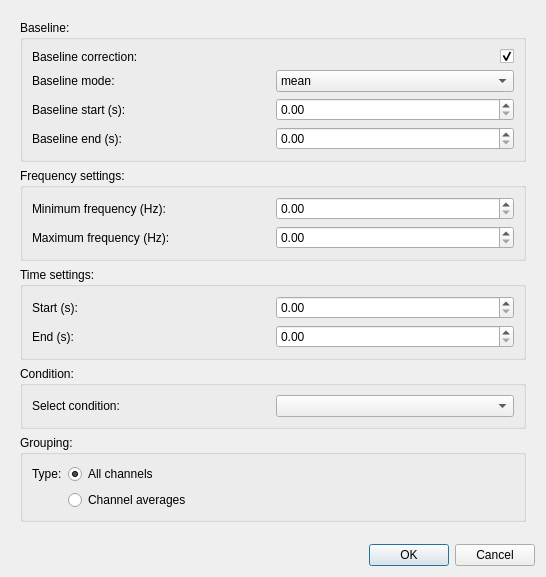
<?xml version="1.0" encoding="UTF-8"?>
<ui version="4.0">
 <class>TFROutputOptions</class>
 <widget class="QDialog" name="TFROutputOptions">
  <property name="geometry">
   <rect>
    <x>0</x>
    <y>0</y>
    <width>546</width>
    <height>577</height>
   </rect>
  </property>
  <property name="windowTitle">
   <string>Meggie - Output options</string>
  </property>
  <layout class="QGridLayout" name="gridLayout_2">
   <item row="1" column="0">
    <layout class="QVBoxLayout" name="verticalLayout">
     <item>
      <widget class="QDialogButtonBox" name="buttonBox">
       <property name="orientation">
        <enum>Qt::Horizontal</enum>
       </property>
       <property name="standardButtons">
        <set>QDialogButtonBox::Cancel|QDialogButtonBox::Ok</set>
       </property>
      </widget>
     </item>
    </layout>
   </item>
   <item row="0" column="0">
    <widget class="QScrollArea" name="scrollArea">
     <property name="frameShape">
      <enum>QFrame::NoFrame</enum>
     </property>
     <property name="widgetResizable">
      <bool>true</bool>
     </property>
     <widget class="QWidget" name="scrollAreaWidgetContents">
      <property name="geometry">
       <rect>
        <x>0</x>
        <y>0</y>
        <width>514</width>
        <height>547</height>
       </rect>
      </property>
      <property name="minimumSize">
       <size>
        <width>0</width>
        <height>0</height>
       </size>
      </property>
      <layout class="QGridLayout" name="gridLayout_4">
       <item row="4" column="0">
        <widget class="QGroupBox" name="groupBox">
         <property name="title">
          <string>Time settings:</string>
         </property>
         <layout class="QGridLayout" name="gridLayout_3">
          <item row="0" column="1">
           <widget class="QDoubleSpinBox" name="doubleSpinBoxTimeStart">
            <property name="singleStep">
             <double>0.100000000000000</double>
            </property>
           </widget>
          </item>
          <item row="0" column="0">
           <widget class="QLabel" name="labelTimeStart">
            <property name="text">
             <string>Start (s):</string>
            </property>
           </widget>
          </item>
          <item row="1" column="0">
           <widget class="QLabel" name="labelTimeEnd">
            <property name="text">
             <string>End (s):</string>
            </property>
           </widget>
          </item>
          <item row="1" column="1">
           <widget class="QDoubleSpinBox" name="doubleSpinBoxTimeEnd">
            <property name="minimum">
             <double>0.000000000000000</double>
            </property>
            <property name="singleStep">
             <double>0.100000000000000</double>
            </property>
            <property name="value">
             <double>0.000000000000000</double>
            </property>
           </widget>
          </item>
         </layout>
        </widget>
       </item>
       <item row="2" column="0">
        <widget class="QGroupBox" name="groupBoxBaseline">
         <property name="title">
          <string>Baseline:</string>
         </property>
         <layout class="QGridLayout" name="gridLayout_9">
          <item row="0" column="0">
           <widget class="QLabel" name="labelBaselineCorrection">
            <property name="text">
             <string>Baseline correction:</string>
            </property>
           </widget>
          </item>
          <item row="2" column="1">
           <widget class="QDoubleSpinBox" name="doubleSpinBoxBaselineStart">
            <property name="singleStep">
             <double>0.100000000000000</double>
            </property>
           </widget>
          </item>
          <item row="3" column="1">
           <widget class="QDoubleSpinBox" name="doubleSpinBoxBaselineEnd">
            <property name="singleStep">
             <double>0.100000000000000</double>
            </property>
           </widget>
          </item>
          <item row="1" column="1">
           <widget class="QComboBox" name="comboBoxBaselineMode">
            <item>
             <property name="text">
              <string>mean</string>
             </property>
            </item>
            <item>
             <property name="text">
              <string>ratio</string>
             </property>
            </item>
            <item>
             <property name="text">
              <string>logratio</string>
             </property>
            </item>
            <item>
             <property name="text">
              <string>percent</string>
             </property>
            </item>
            <item>
             <property name="text">
              <string>zscore</string>
             </property>
            </item>
           </widget>
          </item>
          <item row="2" column="0">
           <widget class="QLabel" name="labelBaselineStart">
            <property name="text">
             <string>Baseline start (s):</string>
            </property>
           </widget>
          </item>
          <item row="3" column="0">
           <widget class="QLabel" name="labelBaselineEnd">
            <property name="text">
             <string>Baseline end (s):</string>
            </property>
           </widget>
          </item>
          <item row="1" column="0">
           <widget class="QLabel" name="labelBaselineMode">
            <property name="text">
             <string>Baseline mode:</string>
            </property>
           </widget>
          </item>
          <item row="0" column="1">
           <widget class="QCheckBox" name="checkBoxBaselineCorrection">
            <property name="layoutDirection">
             <enum>Qt::RightToLeft</enum>
            </property>
            <property name="text">
             <string/>
            </property>
            <property name="checked">
             <bool>true</bool>
            </property>
           </widget>
          </item>
         </layout>
        </widget>
       </item>
       <item row="6" column="0">
        <widget class="QGroupBox" name="groupBoxGrouping">
         <property name="title">
          <string>Grouping:</string>
         </property>
         <layout class="QFormLayout" name="formLayout">
          <item row="0" column="0">
           <widget class="QLabel" name="labelChannels">
            <property name="text">
             <string>Type:</string>
            </property>
           </widget>
          </item>
          <item row="0" column="1">
           <widget class="QRadioButton" name="radioButtonAllChannels">
            <property name="text">
             <string>All channels</string>
            </property>
            <property name="checked">
             <bool>true</bool>
            </property>
           </widget>
          </item>
          <item row="1" column="1">
           <widget class="QRadioButton" name="radioButtonChannelAverages">
            <property name="text">
             <string>Channel averages</string>
            </property>
           </widget>
          </item>
         </layout>
        </widget>
       </item>
       <item row="7" column="0">
        <spacer name="verticalSpacer">
         <property name="orientation">
          <enum>Qt::Vertical</enum>
         </property>
         <property name="sizeHint" stdset="0">
          <size>
           <width>20</width>
           <height>40</height>
          </size>
         </property>
        </spacer>
       </item>
       <item row="3" column="0">
        <widget class="QGroupBox" name="groupBoxFrequency">
         <property name="title">
          <string>Frequency settings:</string>
         </property>
         <layout class="QGridLayout" name="gridLayout">
          <item row="1" column="0">
           <widget class="QLabel" name="labelFrequencyMax">
            <property name="text">
             <string>Maximum frequency (Hz):</string>
            </property>
           </widget>
          </item>
          <item row="0" column="0">
           <widget class="QLabel" name="labelFrequencyMin">
            <property name="text">
             <string>Minimum frequency (Hz):</string>
            </property>
           </widget>
          </item>
          <item row="0" column="1">
           <widget class="QDoubleSpinBox" name="doubleSpinBoxFrequencyMin">
            <property name="singleStep">
             <double>0.100000000000000</double>
            </property>
           </widget>
          </item>
          <item row="1" column="1">
           <widget class="QDoubleSpinBox" name="doubleSpinBoxFrequencyMax">
            <property name="singleStep">
             <double>0.100000000000000</double>
            </property>
           </widget>
          </item>
         </layout>
        </widget>
       </item>
       <item row="5" column="0">
        <widget class="QGroupBox" name="groupBoxCondition">
         <property name="title">
          <string>Condition:</string>
         </property>
         <layout class="QGridLayout" name="gridLayout_5">
          <item row="0" column="0">
           <widget class="QLabel" name="labelCondition">
            <property name="text">
             <string>Select condition:</string>
            </property>
           </widget>
          </item>
          <item row="0" column="1">
           <widget class="QComboBox" name="comboBoxCondition"/>
          </item>
         </layout>
        </widget>
       </item>
      </layout>
     </widget>
    </widget>
   </item>
  </layout>
 </widget>
 <tabstops>
  <tabstop>scrollArea</tabstop>
  <tabstop>buttonBox</tabstop>
 </tabstops>
 <resources/>
 <connections>
  <connection>
   <sender>buttonBox</sender>
   <signal>accepted()</signal>
   <receiver>TFROutputOptions</receiver>
   <slot>accept()</slot>
   <hints>
    <hint type="sourcelabel">
     <x>288</x>
     <y>647</y>
    </hint>
    <hint type="destinationlabel">
     <x>157</x>
     <y>274</y>
    </hint>
   </hints>
  </connection>
  <connection>
   <sender>buttonBox</sender>
   <signal>rejected()</signal>
   <receiver>TFROutputOptions</receiver>
   <slot>reject()</slot>
   <hints>
    <hint type="sourcelabel">
     <x>312</x>
     <y>647</y>
    </hint>
    <hint type="destinationlabel">
     <x>286</x>
     <y>274</y>
    </hint>
   </hints>
  </connection>
  <connection>
   <sender>checkBoxBaselineCorrection</sender>
   <signal>toggled(bool)</signal>
   <receiver>comboBoxBaselineMode</receiver>
   <slot>setEnabled(bool)</slot>
   <hints>
    <hint type="sourcelabel">
     <x>519</x>
     <y>76</y>
    </hint>
    <hint type="destinationlabel">
     <x>403</x>
     <y>152</y>
    </hint>
   </hints>
  </connection>
  <connection>
   <sender>checkBoxBaselineCorrection</sender>
   <signal>toggled(bool)</signal>
   <receiver>doubleSpinBoxBaselineStart</receiver>
   <slot>setEnabled(bool)</slot>
   <hints>
    <hint type="sourcelabel">
     <x>519</x>
     <y>76</y>
    </hint>
    <hint type="destinationlabel">
     <x>403</x>
     <y>229</y>
    </hint>
   </hints>
  </connection>
  <connection>
   <sender>checkBoxBaselineCorrection</sender>
   <signal>toggled(bool)</signal>
   <receiver>doubleSpinBoxBaselineEnd</receiver>
   <slot>setEnabled(bool)</slot>
   <hints>
    <hint type="sourcelabel">
     <x>519</x>
     <y>76</y>
    </hint>
    <hint type="destinationlabel">
     <x>403</x>
     <y>305</y>
    </hint>
   </hints>
  </connection>
 </connections>
</ui>
